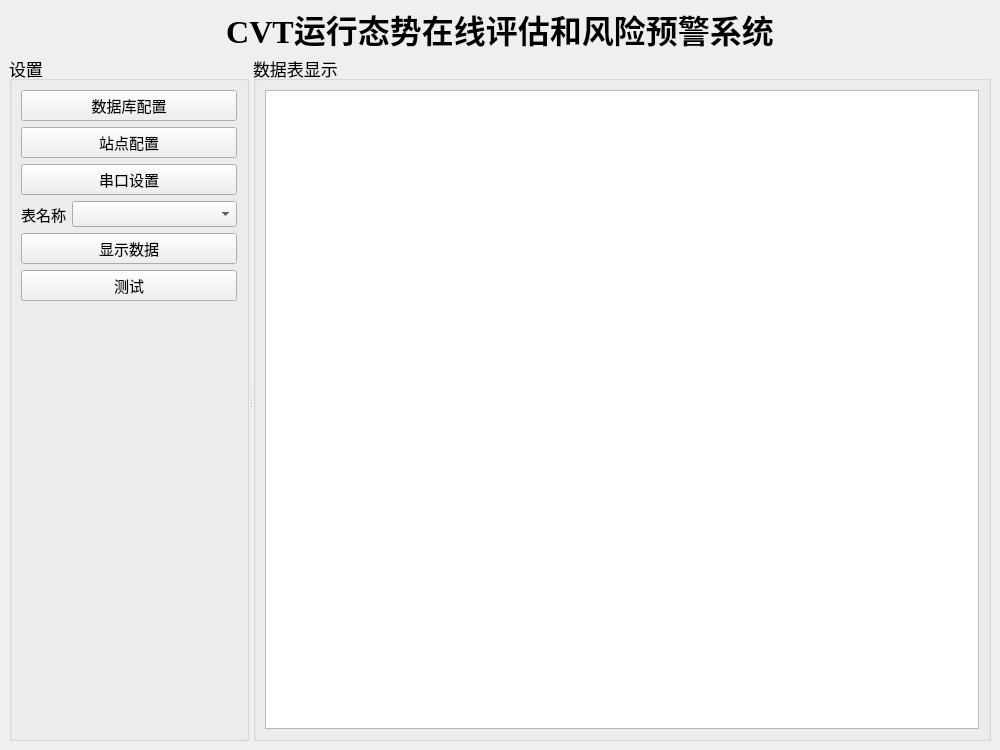
<?xml version="1.0" encoding="UTF-8"?>
<ui version="4.0">
 <class>MainWindow</class>
 <widget class="QMainWindow" name="MainWindow">
  <property name="windowModality">
   <enum>Qt::WindowModal</enum>
  </property>
  <property name="geometry">
   <rect>
    <x>0</x>
    <y>0</y>
    <width>1000</width>
    <height>750</height>
   </rect>
  </property>
  <property name="minimumSize">
   <size>
    <width>800</width>
    <height>600</height>
   </size>
  </property>
  <property name="font">
   <font>
    <family>Times New Roman</family>
   </font>
  </property>
  <property name="contextMenuPolicy">
   <enum>Qt::DefaultContextMenu</enum>
  </property>
  <property name="windowTitle">
   <string>CVT运行态势在线评估和风险预警系统</string>
  </property>
  <property name="autoFillBackground">
   <bool>false</bool>
  </property>
  <widget class="QWidget" name="centralWidget">
   <layout class="QGridLayout" name="gridLayout_2">
    <item row="1" column="0">
     <widget class="QSplitter" name="splitter">
      <property name="orientation">
       <enum>Qt::Horizontal</enum>
      </property>
      <widget class="QGroupBox" name="groupBox">
       <property name="maximumSize">
        <size>
         <width>240</width>
         <height>16777215</height>
        </size>
       </property>
       <property name="font">
        <font>
         <family>Times New Roman</family>
         <pointsize>13</pointsize>
        </font>
       </property>
       <property name="title">
        <string>设置</string>
       </property>
       <layout class="QVBoxLayout" name="verticalLayout_2">
        <item>
         <layout class="QVBoxLayout" name="verticalLayout">
          <item>
           <widget class="QPushButton" name="pushButton_database_setting">
            <property name="font">
             <font>
              <pointsize>11</pointsize>
             </font>
            </property>
            <property name="text">
             <string>数据库配置</string>
            </property>
           </widget>
          </item>
          <item>
           <widget class="QPushButton" name="pushButton_time_ini">
            <property name="font">
             <font>
              <pointsize>11</pointsize>
             </font>
            </property>
            <property name="text">
             <string>站点配置</string>
            </property>
           </widget>
          </item>
          <item>
           <widget class="QPushButton" name="pushButton_serial_setting">
            <property name="font">
             <font>
              <pointsize>11</pointsize>
             </font>
            </property>
            <property name="text">
             <string>串口设置</string>
            </property>
           </widget>
          </item>
          <item>
           <layout class="QFormLayout" name="formLayout">
            <item row="0" column="0">
             <widget class="QLabel" name="label">
              <property name="font">
               <font>
                <pointsize>11</pointsize>
               </font>
              </property>
              <property name="text">
               <string>表名称</string>
              </property>
             </widget>
            </item>
            <item row="0" column="1">
             <widget class="QComboBox" name="comboBox_tableName">
              <property name="font">
               <font>
                <pointsize>11</pointsize>
               </font>
              </property>
             </widget>
            </item>
           </layout>
          </item>
          <item>
           <widget class="QPushButton" name="pushButton_select">
            <property name="font">
             <font>
              <pointsize>11</pointsize>
             </font>
            </property>
            <property name="text">
             <string>显示数据</string>
            </property>
           </widget>
          </item>
          <item>
           <widget class="QPushButton" name="pushButton_test">
            <property name="font">
             <font>
              <pointsize>11</pointsize>
             </font>
            </property>
            <property name="text">
             <string>测试</string>
            </property>
           </widget>
          </item>
         </layout>
        </item>
        <item>
         <spacer name="verticalSpacer">
          <property name="orientation">
           <enum>Qt::Vertical</enum>
          </property>
          <property name="sizeHint" stdset="0">
           <size>
            <width>118</width>
            <height>549</height>
           </size>
          </property>
         </spacer>
        </item>
       </layout>
       <zorder>verticalSpacer</zorder>
      </widget>
      <widget class="QGroupBox" name="groupBox_2">
       <property name="font">
        <font>
         <family>Times New Roman</family>
         <pointsize>13</pointsize>
        </font>
       </property>
       <property name="title">
        <string>数据表显示</string>
       </property>
       <layout class="QGridLayout" name="gridLayout">
        <item row="0" column="0">
         <widget class="QTableWidget" name="tableWidget_db_data">
          <property name="alternatingRowColors">
           <bool>true</bool>
          </property>
         </widget>
        </item>
       </layout>
      </widget>
     </widget>
    </item>
    <item row="0" column="0">
     <widget class="QLabel" name="label_2">
      <property name="maximumSize">
       <size>
        <width>16777215</width>
        <height>40</height>
       </size>
      </property>
      <property name="font">
       <font>
        <family>Times New Roman</family>
        <pointsize>24</pointsize>
        <weight>75</weight>
        <italic>false</italic>
        <bold>true</bold>
        <strikeout>false</strikeout>
       </font>
      </property>
      <property name="layoutDirection">
       <enum>Qt::LeftToRight</enum>
      </property>
      <property name="text">
       <string>CVT运行态势在线评估和风险预警系统</string>
      </property>
      <property name="alignment">
       <set>Qt::AlignCenter</set>
      </property>
     </widget>
    </item>
   </layout>
  </widget>
 </widget>
 <resources/>
 <connections/>
</ui>
